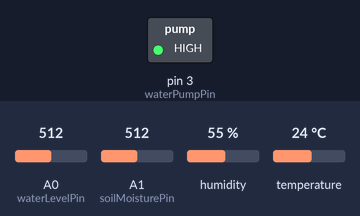
This sketch was run on a simulated Arduino Uno, built with avr-gcc and run on an emulated ATmega328P. On the bench: switched loads named in the sketch (green lamp = pin HIGH). The test bench sets the inputs (shaded band); at power-on: A0 (waterLevelPin) = 512, A1 (soilMoisturePin) = 512, humidity 55 %, temperature 24 °C. What the sketch prints to the serial monitor is not drawn.

Above: at 10.1 s.
At 12.2 s:
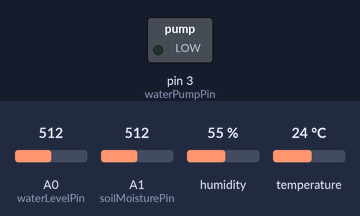
12.3 s: A0 (waterLevelPin) set to 542
13.8 s: A0 (waterLevelPin) set to 576
21.5 s: A1 (soilMoisturePin) set to 378
23.0 s: A1 (soilMoisturePin) set to 350
Timing chart, 0 to 26.0 s (numbered marks = the images above; inputs shaded):
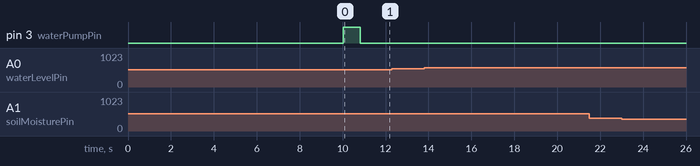

Measured:
- after the input at 12.3 s, every drawn part: stays the same
- after the input at 13.8 s, every drawn part: stays the same
- after the input at 21.5 s, every drawn part: stays the same
- after the input at 23.0 s, every drawn part: stays the same

The sketch:

functions.ino
```cpp
// functions.ino (10/12/2022)    |
// Miguel Hirche & Duarte Casal  |
// Functions for sensors and     |
// bluetooth data transmission   |
// ______________________________|

// include dht.h library and add DHTlib-0.1.35.zip from source/lib/ to build in Arduino IDE

// readWaterLevel reads the value on the level sensor (analog pin) and maps the value from range [400, 850] to
// range [0, 100]. The mapped value of the level sensor is passed by reference. A
// boolean variable which indicates if the water level is below a specific threshold
// is also passed by reference.
void readWaterLevel(const int waterLevelPin, int threshold, int &waterLevelValue, String &waterLevelState){
    int waterLevelReading = analogRead(waterLevelPin);
    waterLevelReading = constrain(waterLevelReading, 400, 850); // make sure no value is out of range for mapping
    waterLevelValue = map(waterLevelReading, 400, 850, 0, 100); // [400, 850] is the range obtained through calibration for the wet sensor
    if(waterLevelValue < threshold) waterLevelState = "LOW";
    else waterLevelState = "GOOD";
}

// readSoilMoisture reads the value on the soil moisture sensor (analog pin) and maps the value from range
// [480, 105] to range [0, 100]. The mapped value of the soil moisture sensor is
// passed by reference. A boolean variable which indicates if the moisture level is
// below a specific threshold is also passed by reference.
void readSoilMoisture(const int soilMoisturePin, int smMin, int smMax, int &soilMoistureValue, String &soilMoistureState){
    int soilMoistureReading = analogRead(soilMoisturePin);
    soilMoistureReading = constrain(soilMoistureReading, 105, 480); // make sure no value is out of range for mapping
    soilMoistureValue = map(soilMoistureReading, 480, 105, 0, 100); // [480, 105] is the range obtained through calibration for the wet sensor
    if(soilMoistureValue < smMin) soilMoistureState = "LOW";
    else if(soilMoistureValue > smMax) soilMoistureState = "HIGH";
    else soilMoistureState = "GOOD";
}

// readTempHum reads the temperature value of the DHT11 sensor, and passes it by reference, as well as
// the state of the value, according to the parameters tempMin and tempMax. It also reads the humidity value
// of the DHT11 sensor in the same function (to avoid reading twice faster than the polling rate), and passes
// it by reference, as well as the state of the value, according to the parameters humMin and humMax.
void readTempHum(dht DHT, const int dhtPin, int tempMin, int tempMax, int humMin, int humMax, int &tempValue, int &humValue, String &tempState, String &humState){
    int readData = DHT.read11(dhtPin);

    tempValue = DHT.temperature;
    humValue = DHT.humidity;

    if(tempValue < tempMin) tempState = "LOW";
    else if(tempValue > tempMax) tempState = "HIGH";
    else tempState = "GOOD";

    if(humValue < humMin) humState = "LOW";
    else if(humValue > humMax) humState = "HIGH";
    else humState = "GOOD";
}

// sendData will send data through the serial port, for the bluetooth module to communicate with the app.
// The function prints the values and statuses for the temperature, humidity, soil moisture and
// reservoir level, respectively. Each piece of data (integer or string) is separated by the "|" delimiter.
// The newline character indicates the end of the data stream for the current update cycle.
void sendData(int tempValue, int humValue, int soilMoistureValue, int waterLevelValue, String tempState,
String humState, String soilMoistureState, String waterLevelState){
    Serial.print(tempValue);
    Serial.print("|");
    Serial.print(humValue);
    Serial.print("|");
    Serial.print(soilMoistureValue);
    Serial.print("|");
    Serial.print(waterLevelValue);
    Serial.print("|");
    Serial.print(tempState);
    Serial.print("|");
    Serial.print(humState);
    Serial.print("|");
    Serial.print(soilMoistureState);
    Serial.print("|");
    Serial.print(waterLevelState);
    Serial.println("|");
}
```

update.ino
```cpp
// update.ino (10/12/2022)       |
// Miguel Hirche & Duarte Casal  |
// Update cycle and bluetooth    |
// communication                 |
// ______________________________|

#include <dht.h>

// GLOBAL VARIABLES
// WATER LEVEL SENSOR
const int waterLevelPin = A0;
int waterLevelValue;
String waterLevelState;

// SOIL MOISTURE SENSOR
const int soilMoisturePin = A1;
int soilMoistureValue;
String soilMoistureState;

// DHT11 (TEMPERATURE & HUMIDITY)
const int dhtPin = 2;
int tempValue;
int humValue;
String tempState;
String humState;
dht DHT;

// WATER PUMP
const int waterPumpPin = 3; // RELAY PIN

// CYCLE
unsigned long initialTime = 0;
unsigned long currentTime = 0;
int updateTime = 10000;
int numCycles = 60; // START AT 60 SO WATER PUMP CAN BE ACTUATED ASAP

void setup(){
    Serial.begin(9600);
    pinMode(waterPumpPin, OUTPUT);
    digitalWrite(waterPumpPin, LOW);
}

void loop(){
    currentTime = millis();

    // WATER PUMP MANUAL ACTUATION
    char waterPumpActuation = Serial.read();
    if(waterPumpActuation == 'H') digitalWrite(waterPumpPin, HIGH); // ON
    else if(waterPumpActuation == 'L') digitalWrite(waterPumpPin, LOW); // OFF

    // UPDATE CYCLE
    if(currentTime - initialTime >= updateTime){
        readWaterLevel(waterLevelPin, 35, waterLevelValue, waterLevelState);
        readSoilMoisture(soilMoisturePin, 30, 80, soilMoistureValue, soilMoistureState);
        readTempHum(DHT, dhtPin, 18, 28, 40, 80, tempValue, humValue, tempState, humState);

        // SEND DATA TO APP VIA BLUETOOTH
        sendData(tempValue, humValue, soilMoistureValue, waterLevelValue, tempState, humState, soilMoistureState, waterLevelState);

        // ACTUATE WATER PUMP AFTER AT LEAST 10 MINUTES FROM LAST ACTUATION
        if((soilMoistureState == "LOW") && (numCycles >= 60)){
            digitalWrite(waterPumpPin, HIGH);
            delay(800);
            digitalWrite(waterPumpPin, LOW);
            numCycles = 0;
        }

        numCycles++;
        initialTime = currentTime;
    }
}
```
